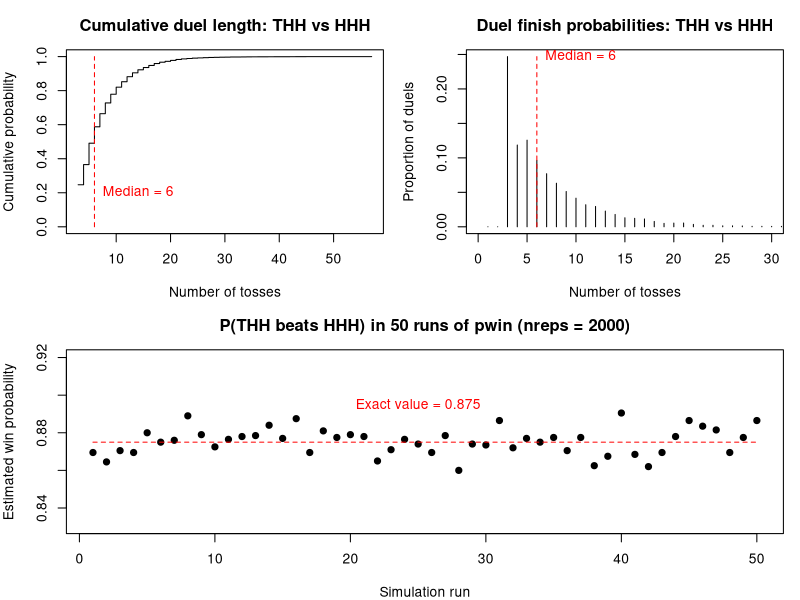

Source code (R):
# Statistical Programming
# Practical 2: Sequence duels and the perils of independence
#
# Group 3:
# Alejandra Campo Archbold (s3023700)
# Weihang Gu (s2932201)
# Weichen Zhao (s2929481)
#
# Contributions:
# - Alejandra Campo Archbold: 33% [designed the question structure, the
#   shared simulation function race and the plots]
# - Weihang Gu: 33% [integrated the code, probability matrix,
#   best replies and non-transitive cycle analysis]
# - Weichen Zhao: 33% [waiting-time and coin-bias analysis,
#   additional plot improvements, testing and final validation]
#
# GitHub URL: https://github.com/alejandrarchbold/Statistical_Programming.git


#-----------------------------------------------------------------------
# Overview
#-----------------------------------------------------------------------

# Two players choose different patterns of heads (1) and tails (0).
# Both observe the same coin-toss stream. The first pattern to
# appear wins. We simulate duels, estimate win probabilities and
# calculate exact waiting times. We then compare best replies,
# non-transitive cycles and the effects of coin bias.


#-----------------------------------------------------------------------
# Function definitions
#-----------------------------------------------------------------------


# Question 1: firsthit

firsthit <- function(x, a) {
  # Description: finds the first occurrence of a in x.
  # Inputs: x (coin tosses), a (the pattern to find).
  # Output: the ending position of the first match, or NA.
  # How it works: checks each window of length k in order.

  k <- length(a)
  n <- length(x)

  if (k == 0) {
    stop("Please enter a 0/1 pattern.")
  }

  if (n < k) {
    return(NA_integer_)
  }

  for (m in k:n) {
    w <- x[(m - k + 1):m]

    if (all(w == a)) {
      return(m)
    }
  }

  return(NA_integer_)
}


# Input check shared by race and ewait

check_p <- function(p) {
  # Description: stops unless p is a single probability with 0 < p < 1.
  if (length(p) != 1 || !is.numeric(p) ||
      !is.finite(p) || p <= 0 || p >= 1) {
    stop("p must be between 0 and 1.")
  }
}


# Shared simulation function for Question 2, Question 3 and Question 4

race <- function(l_patterns, p = 0.5, nreps = 1, block = 20) {
  # Description: simulates coin streams until a pattern appears.
  # Inputs: l_patterns (list of patterns), p (chance of heads),
  #         nreps (number of streams), block (batch size).
  # Output: matrix containing winner indices and toss counts.
  # How it works: tosses are generated in blocks, and only unfinished
  #   streams receive a new block. Within a block the tosses are
  #   added one at a time: each stream keeps its last k tosses in
  #   a row of `recent`, which is compared with every pattern.

  # Input checks: equal-length, distinct 0/1 patterns and valid
  # p, nreps and block.
  if (!is.list(l_patterns) || length(l_patterns) == 0) {
    stop("the patterns must be a non-empty list.")
  }

  k <- length(l_patterns[[1]])

  if (k == 0) {
    stop("Patterns cannot be empty. Add 0/1 pattern.")
  }

  for (i in seq_along(l_patterns)) {
    a <- l_patterns[[i]]
    if (!is.numeric(a) || length(a) != k ||
        anyNA(a) || !all(a %in% c(0, 1))) {
      stop("Patterns must have equal lengths and contain 0/1.")
    }
    if (i > 1) {
      for (j in seq_len(i - 1)) {
        if (all(a == l_patterns[[j]])) {
          stop("Patterns must be different.")
        }
      }
    }
  }

  check_p(p)

  if (length(nreps) != 1 || !is.numeric(nreps) ||
      !is.finite(nreps) || nreps < 1 ||
      nreps != floor(nreps)) {
    stop("nreps must be a positive integer.")
  }

  if (length(block) != 1 || !is.numeric(block) ||
      !is.finite(block) || block < 1 ||
      block != floor(block)) {
    stop("block must be a positive integer.")
  }

  recent <- matrix(0, nrow = nreps, ncol = k)
  winner <- rep(NA_integer_, nreps)
  tosses <- integer(nreps)
  active <- seq_len(nreps)

  while (length(active) > 0) {

    block_tosses <- matrix(
      rbinom(length(active) * block, size = 1, prob = p),
      nrow = length(active),
      ncol = block
    )

    for (j in seq_len(block)) {

      # streams that finished earlier in this block are skipped
      unfinished <- which(is.na(winner[active]))

      if (length(unfinished) == 0) {
        break
      }

      rows <- active[unfinished]

      # shift the window left by one and add the new toss at the end
      if (k > 1) {
        recent[rows, 1:(k - 1)] <- recent[rows, 2:k, drop = FALSE]
      }
      recent[rows, k] <- block_tosses[unfinished, j]
      tosses[rows] <- tosses[rows] + 1

      # a full window exists only after k tosses
      ready <- rows[tosses[rows] >= k]

      if (length(ready) == 0) {
        next
      }

      windows <- recent[ready, , drop = FALSE]

      # a window matches pattern q when all k positions are equal
      for (q in seq_along(l_patterns)) {
        target <- matrix(l_patterns[[q]], nrow = length(ready),
                         ncol = k, byrow = TRUE)
        matched <- rowSums(windows == target) == k
        winner[ready[matched]] <- q
      }
    }

    active <- which(is.na(winner))
  }

  return(cbind(winner = winner, tosses = tosses))
}


# Question 2: duel

duel <- function(a, b, p = 0.5) {
  # Description: simulates one duel between a and b.
  # Inputs: a and b (patterns), p (chance of heads).
  # Output: c(winner, tosses), with 1 for a and 0 for b.
  # How it works: calls race for one shared coin stream.

  result <- race(list(a, b), p, nreps = 1)

  return(c(
    winner = as.integer(result[1, "winner"] == 1),
    tosses = unname(result[1, "tosses"])
  ))
}


# Question 3: pwin

pwin <- function(a, b, p = 0.5, nreps = 10000) {
  # Description: estimates the probability that a beats b.
  # Inputs: a and b (patterns), p (heads), nreps (duels).
  # Output: the proportion of games won by a.
  # How it works: counts the wins for a across simulated duels.

  results <- race(list(a, b), p, nreps = nreps)

  return(mean(results[, "winner"] == 1))
}


# Question 4: ewait

ewait <- function(a, p = 0.5) {
  # Description: calculates the exact mean waiting time for a.
  # Inputs: a (pattern), p (chance of heads).
  # Output: expected tosses until a first appears.
  # How it works: a has an overlap of length j if its first j
  #   outcomes equal its last j outcomes (j = k always counts).
  #   Each overlap adds 1 / P(a[1:j]) to the expected wait.

  k <- length(a)

  if (k == 0 || anyNA(a) || any(!(a %in% c(0, 1)))) {
    stop("Please enter a non-empty 0/1 pattern.")
  }

  check_p(p)

  wait <- 0

  for (j in seq_len(k)) {

    prefix <- a[1:j]
    suffix <- a[(k - j + 1):k]

    if (all(prefix == suffix)) {
      heads <- sum(prefix)
      tails <- j - heads
      prob <- p^heads * (1 - p)^tails
      wait <- wait + 1 / prob
    }
  }

  return(wait)
}


# Question 4: simwait

simwait <- function(a, p = 0.5, nreps = 20000) {
  # Description: simulates waiting times for a single pattern.
  # Inputs: a (pattern), p (heads), nreps (independent runs).
  # Output: the waiting time for each simulated stream.
  # How it works: calls race with one pattern instead of two.

  results <- race(list(a), p, nreps = nreps)

  return(results[, "tosses"])
}


# Question 5: all_patterns

all_patterns <- function(k) {
  # Description: generates all 2^k patterns of length k.
  # Input: k (positive integer).
  # Output: a matrix with one pattern per row. Row i is the number
  #   i - 1 written in binary, with the first toss as the most
  #   significant digit (1 = H, 0 = T). For k = 3 the order is
  #   TTT, TTH, THT, THH, HTT, HTH, HHT, HHH.
  # How it works: expand.grid varies its first column fastest, so
  #   the columns are reversed to put the first toss last to change.

  if (length(k) != 1 || !is.numeric(k) ||
      !is.finite(k) || k < 1 || k != floor(k)) {
    stop("k must be a positive integer.")
  }

  patterns <- expand.grid(rep(list(0:1), k))
  patterns <- as.matrix(patterns)
  patterns <- patterns[, k:1, drop = FALSE]

  return(unname(patterns))
}


# Question 5: label

label <- function(a) {
  # Description: converts a binary pattern to H/T notation.
  # Input: a (0/1 pattern).
  # Output: a character label, e.g. c(1, 0, 1) -> "HTH".

  return(paste(c("T", "H")[a + 1], collapse = ""))
}


# Question 5: pmat

pmat <- function(k, p = 0.5, nreps = 10000) {
  # Description: estimates win probabilities for all pattern pairs.
  # Inputs: k (pattern length), p (heads), nreps (games per pair).
  # Output: matrix M, with M[i,j] = P(row i beats column j). Rows
  #   and columns follow the order of all_patterns(k) (for k = 3,
  #   1 = TTT, 2 = TTH, ..., 8 = HHH); the diagonal is NA.
  # How it works: simulates each pair once and fills both entries,
  #   since one of the two patterns always wins.

  patterns <- all_patterns(k)
  n <- nrow(patterns)
  labels <- apply(patterns, 1, label)

  M <- matrix(NA_real_, nrow = n, ncol = n,
              dimnames = list(labels, labels))

  for (i in seq_len(n - 1)) {
    for (j in (i + 1):n) {
      prob <- pwin(patterns[i, ], patterns[j, ], p = p, nreps = nreps)
      M[i, j] <- prob
      M[j, i] <- 1 - prob
    }
  }

  return(M)
}


# Question 5(a): best_reply

best_reply <- function(M) {
  # Description: finds the best reply to each pattern.
  # Input: M (win probability matrix).
  # Output: each pattern's best reply and its win probability.
  # How it works: column j of M holds the chances of beating
  #   pattern j, so the best reply is the row with the largest
  #   entry in column j.

  n <- ncol(M)

  result <- data.frame(
    pattern = colnames(M),
    reply = character(n),
    probability = numeric(n)
  )

  for (j in seq_len(n)) {
    best <- which.max(M[, j])
    result$reply[j] <- rownames(M)[best]
    result$probability[j] <- M[best, j]
  }

  result$probability <- round(result$probability, 3)

  return(result)
}


# Question 5(b): even_pairs

even_pairs <- function(M, tol = 0.03) {
  # Description: finds pairs with nearly equal win probabilities.
  # Inputs: M (win matrix), tol (allowed distance from 0.5).
  # Output: a table of pairs and their estimated probabilities.
  # How it works: checks the upper triangle of M, so each pair
  #   appears once.

  pos <- which(upper.tri(M) & abs(M - 0.5) < tol, arr.ind = TRUE)

  result <- data.frame(
    pattern_a = rownames(M)[pos[, 1]],
    pattern_b = colnames(M)[pos[, 2]],
    p_a_wins = round(M[pos], 3)
  )

  return(result)
}


# Question 5(b): find_cycle

find_cycle <- function(M, cutoff = 0.55) {
  # Description: finds a shortest clear non-transitive cycle.
  # Inputs: M (win matrix), cutoff (minimum win probability).
  # Output: pattern indices forming the cycle (the first pattern
  #   is repeated at the end), or NULL.
  # How it works: beats[i, j] is TRUE when i beats j by more than
  #   cutoff. From each start pattern, the search visits patterns
  #   in order of how many steps away they are, so the first step
  #   back to the start closes the shortest cycle through it.
  #   parent[v] records the pattern from which v was reached, so
  #   the path can be rebuilt. The shortest cycle over all start
  #   patterns is returned; its length is not fixed in advance.

  n <- nrow(M)

  beats <- M > cutoff
  beats[is.na(beats)] <- FALSE

  best <- NULL

  for (start in seq_len(n)) {

    visited <- rep(FALSE, n)
    visited[start] <- TRUE
    parent <- rep(NA_integer_, n)
    queue <- start
    cycle <- NULL

    while (length(queue) > 0 && is.null(cycle)) {

      u <- queue[1]
      queue <- queue[-1]

      for (v in which(beats[u, ])) {

        if (v == start) {
          path <- u
          while (path[1] != start) {
            path <- c(parent[path[1]], path)
          }
          cycle <- c(path, start)
          break
        }

        if (!visited[v]) {
          visited[v] <- TRUE
          parent[v] <- u
          queue <- c(queue, v)
        }
      }
    }

    if (!is.null(cycle) &&
        (is.null(best) || length(cycle) < length(best))) {
      best <- cycle
    }
  }

  return(best)
}


# Question 5(b): show_cycle

show_cycle <- function(M, cutoff = 0.55) {
  # Description: displays a non-transitive cycle.
  # Inputs: M (win matrix), cutoff (minimum win probability).
  # Output: the cycle and the probability of each step.
  # How it works: prints the results returned by find_cycle.

  cycle <- find_cycle(M, cutoff)

  if (is.null(cycle)) {
    cat("No clear non-transitive cycle found.\n")
    return(invisible(NULL))
  }

  labels <- rownames(M)

  cat("Cycle of length", length(cycle) - 1, ":",
      paste(labels[cycle], collapse = " -> "), "\n")

  for (i in seq_len(length(cycle) - 1)) {
    a <- cycle[i]
    b <- cycle[i + 1]
    cat(labels[a], "beats", labels[b], ":", round(M[a, b], 3), "\n")
  }
}


#-----------------------------------------------------------------------
# Tests and Simulations
#-----------------------------------------------------------------------

start_time <- proc.time()["elapsed"]

set.seed(2026)


# Question 1: Test firsthit on streams that can be checked by hand.
# x is H T T H T H H H T, the stream used as an example in the sheet.

x <- c(1, 0, 0, 1, 0, 1, 1, 1, 0)

cat("Q1: HTH (expected 6):", firsthit(x, c(1, 0, 1)), "\n")
cat("Q1: THH (expected 7):", firsthit(x, c(0, 1, 1)), "\n")
cat("Q1: HHH (expected 8):", firsthit(x, c(1, 1, 1)), "\n")
cat("Q1: TTT absent (expected NA):", firsthit(x, c(0, 0, 0)), "\n")
cat("Q1: stream shorter than pattern (expected NA):",
    firsthit(c(1, 0), c(1, 0, 1)), "\n")
cat("Q1: empty stream (expected NA):", firsthit(c(), c(1, 0, 1)), "\n")


# Question 2: Simulate one duel.

cat("\nQ2: One duel between HTH and THH\n")
print(duel(c(1, 0, 1), c(0, 1, 1)))


# Question 3: Estimate the win probability.
# HHH wins only if the first three tosses are HHH: after any tail,
# THH is completed before HHH. So the exact value is 1/8 = 0.125.

p_fair <- pwin(c(1, 1, 1), c(0, 1, 1))

cat("\nQ3: P(HHH beats THH) (exact 0.125):", round(p_fair, 4), "\n")


# Question 4: Compare exact and simulated waiting times.

cat("\nQ4: Length-2 patterns, fair coin (expected 6, 6, 4, 4):",
    ewait(c(1, 1)), ewait(c(0, 0)), ewait(c(1, 0)), ewait(c(0, 1)), "\n")

patterns4 <- list(c(1, 1, 1), c(1, 1, 0), c(1, 0, 1),
                  c(1, 0, 1), c(1, 1, 0))
probs4 <- c(0.5, 0.5, 0.5, 0.7, 0.3)

exact4 <- numeric(length(patterns4))
mc4 <- numeric(length(patterns4))
se4 <- numeric(length(patterns4))

for (i in seq_along(patterns4)) {
  exact4[i] <- ewait(patterns4[[i]], p = probs4[i])
  waits <- simwait(patterns4[[i]], p = probs4[i])
  mc4[i] <- mean(waits)
  se4[i] <- sd(waits) / sqrt(length(waits))
}

comparison4 <- data.frame(
  pattern = vapply(patterns4, label, character(1)),
  p = probs4,
  exact = round(exact4, 3),
  simulated = round(mc4, 3),
  std_error = round(se4, 3)
)

cat("\nQ4: Exact and simulated waiting times\n")
print(comparison4, row.names = FALSE)


# Question 5: Construct the fair-coin win probability matrix.

M <- pmat(k = 3, p = 0.5, nreps = 10000)

cat("\nQ5: Win probabilities, entry (i, j) = P(row i beats column j)\n")
print(round(M, 3))


# Question 5(a): Best replies.

cat("\nQ5(a): Best replies\n")
print(best_reply(M), row.names = FALSE)


# Question 5(b): Nearly even pairs and a non-transitive cycle.
# With nreps = 10000 each estimate has standard error at most
# sqrt(0.25 / 10000) = 0.005. A pair within 0.03 of 0.5 (6 standard
# errors) is treated as evenly matched, and a win above 0.55
# (10 standard errors) counts as clear.

cat("\nQ5(b): Nearly even pairs\n")
print(even_pairs(M), row.names = FALSE)

cat("\nQ5(b): Shortest non-transitive cycle\n")
show_cycle(M)

# Any three patterns either include an evenly matched pair or are
# transitive (one of them beats both others), so there is no cycle
# of length 3. In the cycle found, the opposite corners TTH/HHT and
# THH/HTT are even pairs, which is why it needs four patterns. Each
# step is won with probability between 2/3 and 3/4.


# Question 5(c): Compare waiting times with duel performance.

patterns3 <- all_patterns(3)
waits3 <- numeric(nrow(patterns3))

for (i in seq_len(nrow(patterns3))) {
  waits3[i] <- ewait(patterns3[i, ])
}

avg_win <- rowMeans(M, na.rm = TRUE)

comparison5 <- data.frame(
  pattern = rownames(M),
  expected_wait = waits3,
  mean_duel_win = round(avg_win, 3)
)

comparison5 <- comparison5[order(comparison5$expected_wait), ]

cat("\nQ5(c): Waiting times and average duel win probabilities\n")
print(comparison5, row.names = FALSE)

cat("\nQ5(c): Same expected wait (8 tosses), very different duels\n")
cat("P(HTT beats TTH):", round(M["HTT", "TTH"], 3), "\n")
cat("P(THH beats HHT):", round(M["THH", "HHT"], 3), "\n")
cat("Q5(c): Expected waits 14 against 8, yet an even duel\n")
cat("P(TTT beats TTH):", round(M["TTT", "TTH"], 3), "\n")

# On average the duel results follow the expected waits (TTT and HHH
# are last), but the average hides the head-to-head results. HTT and
# TTH both wait 8 tosses on average, yet HTT wins 3 duels in 4,
# while TTT, which takes almost twice as long, still draws with TTH.


# Question 6: Duel duration and Monte Carlo variation for THH
# against HHH (THH is the best reply to HHH in Question 5(a)).

a6 <- c(0, 1, 1)
b6 <- c(1, 1, 1)

# Duel lengths for plots 1 and 2.
games <- race(list(a6, b6), nreps = 10000)

duration <- games[, "tosses"]
proportions <- tabulate(duration) / length(duration)
median_tosses <- median(duration)

# P(duel takes <= 5 tosses) is exactly 1/2, so the simulated median
# can come out as 5 or 6 depending on the random draws.

# 50 independent estimates of P(THH beats HHH) for plot 3.
estimates <- numeric(50)

for (i in seq_len(50)) {
  estimates[i] <- pwin(a6, b6, nreps = 2000)
}

oldpar <- par(no.readonly = TRUE)
layout(matrix(c(1, 2, 3, 3), nrow = 2, byrow = TRUE))
par(mar = c(4, 4, 3, 1))


# Plot 1: Empirical cumulative distribution of the duel length.

freq <- table(duration)
xval <- as.numeric(names(freq))
cumprob <- cumsum(as.numeric(freq)) / length(duration)

plot(xval, cumprob, type = "s", ylim = c(0, 1),
     xlab = "Number of tosses", ylab = "Cumulative probability",
     main = "Cumulative duel length: THH vs HHH")
lines(c(median_tosses, median_tosses), c(0, 1), col = "red", lty = 2)
text(median_tosses, 0.2, paste("Median =", median_tosses),
     pos = 4, col = "red")


# Plot 2: Proportion of duels ending at each toss.

plot(seq_along(proportions), proportions, type = "h",
     xlim = c(0, min(30, length(proportions))),
     xlab = "Number of tosses", ylab = "Proportion of duels",
     main = "Duel finish probabilities: THH vs HHH")
lines(c(median_tosses, median_tosses), c(0, max(proportions)),
      col = "red", lty = 2)
text(median_tosses, max(proportions), paste("Median =", median_tosses),
     pos = 4, col = "red")


# Plot 3: Monte Carlo variation around the exact value 7/8
# (Question 3 shows HHH wins with probability 1/8).

reference <- 7 / 8
limits <- range(c(estimates, reference)) + c(-0.03, 0.03)

plot(estimates, pch = 19, ylim = limits,
     xlab = "Simulation run", ylab = "Estimated win probability",
     main = "P(THH beats HHH) in 50 runs of pwin (nreps = 2000)")
lines(c(1, 50), c(reference, reference), col = "red", lty = 2)
text(25, reference + 0.02, "Exact value = 0.875", col = "red")

layout(1)
par(oldpar)


# Question 7: Investigate the effect of coin bias.

for (bias in c(0.25, 0.7)) {

  M_bias <- pmat(k = 3, p = bias, nreps = 20000)

  cat("\nQ7: Best replies for p =", bias, "\n")
  print(best_reply(M_bias), row.names = FALSE)

  cat("\nQ7: Nearly even pairs for p =", bias, "\n")
  pairs <- even_pairs(M_bias)
  if (nrow(pairs) == 0) {
    cat("None\n")
  } else {
    print(pairs, row.names = FALSE)
  }

  cat("\nQ7: Non-transitive cycle for p =", bias, "\n")
  show_cycle(M_bias)

  cat("\nQ7: Cycle with every step above 0.6 for p =", bias, "\n")
  show_cycle(M_bias, cutoff = 0.6)
}

# With a biased coin the best replies change and become uneven. For
# p = 0.25 the replies to patterns with many heads win almost every
# duel (THH beats HHH with probability about 0.985), while the best
# reply to TTT wins only about 0.57. For p = 0.7 the best reply to
# HHH drops from 0.875 to about 0.66.
# With a fair coin, the symmetry between H and T makes many pairs
# exactly even, which forces the shortest cycle to have length 4.
# The bias breaks most of these ties (only THH/HHT stays close, at
# about 0.51, for p = 0.7), so cycles of length 3 appear. However
# non-transitivity becomes weaker: some steps of these cycles are
# narrow wins (about 0.57). If every step must exceed 0.6, there is
# no cycle for p = 0.25 and only a cycle of length 4 for p = 0.7,
# while the fair-coin cycle has every step above 0.65.


#-----------------------------------------------------------------------
# Conclusion
#-----------------------------------------------------------------------

# Expected waiting times for single patterns do not determine their
# head-to-head results: patterns with the same expected wait can win
# 3 duels in 4 against each other, and the cycles show there is no
# best pattern at all. A duel depends on how the end of one pattern
# overlaps the start of the other, that is, on the joint behaviour
# of the two waiting times on the same stream, not on their separate
# means. Comparing isolated summaries treats the two waiting times
# as independent when they are not, and leads to confident but wrong
# conclusions. The same hazard appears whenever quantities that share
# a common source of randomness are summarised one at a time.


#-----------------------------------------------------------------------
# Running time
#-----------------------------------------------------------------------

cat(
  "\nElapsed time (seconds):",
  round(proc.time()["elapsed"] - start_time, 2),
  "\n"
)
